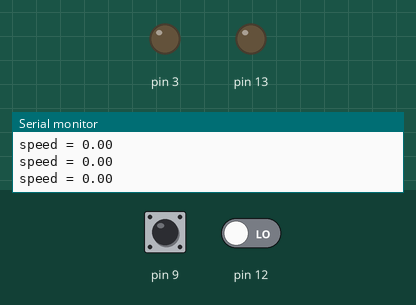
Simulated run of this sketch. Board: Arduino Uno, built with avr-gcc and run on an emulated ATmega328P. Parts: output pins drawn as LEDs (lit = HIGH), the last lines printed to the serial monitor. The test bench sets the inputs (shaded band); at power-on: pin 9 LOW, pin 12 LOW.

Above: at 1.2 s.
1.3 s: pin 9 driven HIGH
At 1.47 s:
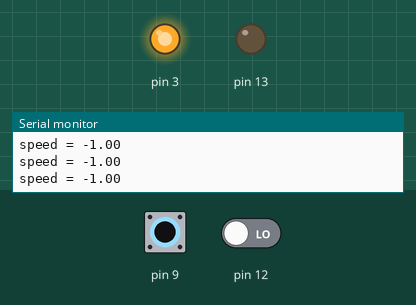
4.3 s: pin 12 driven HIGH
At 5.5 s:
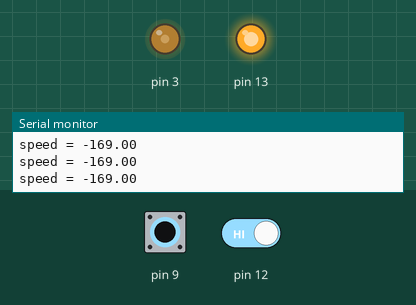
5.8 s: pin 9 driven LOW
At 7.33 s:
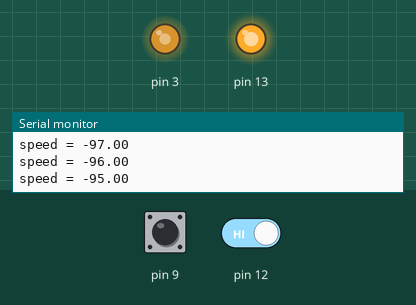
8.8 s: pin 9 pulsed HIGH 2 times (0.12 s each, 0.3 s apart)
11.8 s: pin 9 pulsed HIGH 2 times (0.12 s each, 0.3 s apart)
Timing chart, 0 to 16.4 s (numbered marks = the images above; inputs shaded):
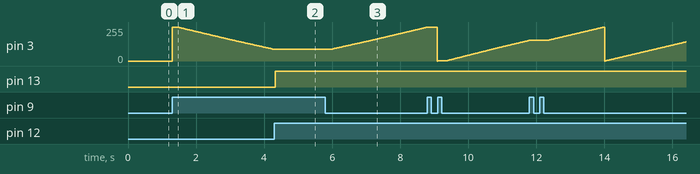

The sketch:

buttomInput.ino
```cpp
#include "Buttons.h"
Buttons b;
float speed = 0;
int count = 0;
void up(unsigned char button,state s){
  if (s==rising){
    speed++;
  }
  if(s == high){
    count++;
    if(count >= 10){
      speed++;
    }
    digitalWrite(13,HIGH);
  }
  if(s==falling){count = 0;digitalWrite(13,0);}
}

void down(unsigned char button,state s){
  if (s==rising){
    speed--;
  }
  if(s == high){
    count++;
    if(count >= 10){
      speed--;
    }
  }
  if(s==falling){count = 0;}
}

void setup() {
  b.addButton(9,down);
  b.addButton(12,up);
  pinMode(13,OUTPUT);
  Serial.begin(9600);
}

void loop() {
  b.begin();
  analogWrite(3,speed);
  Serial.print("speed = ");
  Serial.println(speed);
}
```

Array.cpp
```cpp
// (licence header left out)
#ifndef __tempC____Array__
#define __tempC____Array__

#include <assert.h>

template <typename type>
class Array {
public:
    Array();
    Array(const Array<type>& other);
    ~Array();
    void pushBack(const type& value);
    void insert(const type& value);
    void insert(const type& value,unsigned long pos);
    type& get(unsigned long pos) const;
    type& remove(unsigned long pos);
    type& removeLast();
    unsigned long size() const;
    long find(type& value) const;
    bool empty() const;
    Array& operator=(const Array<type>& rhs);
private:
    type* memory;
    unsigned long length;
    unsigned long capacity;
    void expand();
    void shift(unsigned long pos,bool toRight);
    void swap(Array<type>& other);
};

template <typename type>
Array<type>::Array() {
    memory = NULL;
    capacity = 0;
    length = 0;
}

template <typename type>
Array<type>::~Array(){
    delete [] memory;
}

template <typename type>
Array<type>::Array(const Array<type>& other){
    memory = NULL;
    length = 0;
    capacity = 0;
    for (unsigned long i = 0; i<other.length; i++) {
        pushBack(other.get(i));
    }
}

#define copyArray() {for(unsigned long i = 0;i<length;i++)temp[i]=memory[i];}

template <typename type>
void Array<type>::expand(){
    if (memory==NULL) {
        memory = new type[1];
        capacity = 1;
        return;
    }
    capacity *= 2;
    type* temp = new type[capacity];
    assert(temp);

    copyArray();
    delete [] memory;
    memory = temp;
}

template <typename type>
void Array<type>::pushBack(const type &value){
    if (length >=capacity) {expand();}

    memory[length] = value;
    length++;
}

template <typename type>
void Array<type>::insert(const type &value){
    pushBack(value);
}

template <typename type>
void Array<type>::shift(unsigned long pos,bool toRight){
    type* temp;
    unsigned long i;
    if (toRight) {
        i = length;
        unsigned long counter = i-pos;
        while (counter--) {
            temp = &memory[--i];
            memory[i+1] = *temp;
        }
    }
    else{
        for (unsigned long i = pos; i<length; i++) {
            temp = &memory[i+1];
            memory[i] = *temp;
        }
    }
}

template <typename type>
void Array<type>::insert(const type &value, unsigned long pos){
    if (pos >= length) {pushBack(value);return;}
    if (length >= capacity) {expand();}

    shift(pos, true);
    memory[pos] = value;
    length++;
}

template <typename type>
type& Array<type>::get(unsigned long pos) const{
    if (pos >= length) {pos = length-1;}
    return memory[pos];
}

template <typename type>
type& Array<type>::removeLast(){
    assert(length!=0);
    length--;
    return memory[length];
}

template <typename type>
type& Array<type>::remove(unsigned long pos){
    if (pos >= length) {return removeLast();}
    type& temp = memory[pos];
    length--;
    shift(pos, false);
    return temp;
}

template <typename type>
unsigned long Array<type>::size() const{
    return length;
}

template <typename type>
long Array<type>::find(type &value) const{
    for (unsigned long i = 0; i<length; i++) {
        if (memory[i]==value) {
            return i;
        }
    }
    return -1;
}

template <typename type>
bool Array<type>::empty() const{
    return length==0;
}

template <typename type>
void Array<type>::swap(Array<type>& other){
    type* tempMem = memory;
    memory = other.memory;
    other.memory = tempMem;

    unsigned long len = length;
    length = other.length;
    other.length = len;

    unsigned long tempCap = capacity;
    capacity = other.capacity;
    other.capacity = tempCap;
}

template <typename type>
Array<type>& Array<type>::operator=(const Array<type> &rhs){
    if (&rhs != this) {
        Array temp(rhs);
        swap(temp);
    }
    return *this;
}

#endif
```

Buttons.cpp
```cpp
// (licence header left out)
#include "Buttons.h"

Buttons::Buttons(){
    numberOfButtons = 0;
}

Buttons::~Buttons(){
    Button* temp;
    for (unsigned long i = 0,len = buttons.size();i<len ; i++) {
        temp = buttons.removeLast();
        delete temp;
    }
}


void Buttons::addButton(unsigned char button, void (*bAction)(unsigned char,state)){
    Button* temp = new Button;
    temp->button = button;
    temp->buttonState = low;
    temp->buttonSwitch = true;
    temp->buttonValue = 0;
    temp->buttonAction = bAction;

    pinMode(button,INPUT);
    buttons.insert(temp);
}

void Buttons::deleteButton(unsigned char button){
    Button* temp;
    for (unsigned long i,len = buttons.size(); i<len; i++) {
        temp = buttons.get(i);
        if (temp->button == button) {
            temp = buttons.remove(i);
            delete temp;
        }
    }
}

#define switchAllButton(s){ Button* temp; \
for (unsigned long i,len = buttons.size(); i<len; i++) { \
    temp = buttons.get(i); \
    temp->buttonSwitch = s; \
}}

void Buttons::switchAllButtonsOn(){
    switchAllButton(true);
}

void Buttons::switchAllButtonsOff(){
    switchAllButton(false);
}

#define switchButton(s) { Button* temp; \
for (unsigned long i,len = buttons.size(); i<len; i++){ \
    temp = buttons.get(i); \
    if (temp->button == button) { \
        temp->buttonSwitch = s; \
    } \
}}

void Buttons::switchButtonOn(unsigned char button){
    switchButton(true);
}

void Buttons::switchButtonOff(unsigned char button){
    switchButton(false);
}

void Buttons::begin(){
    Button* temp;
    unsigned char value;
    state s;
    for (unsigned long i = 0,len = buttons.size(); i<len; i++) {
        temp = buttons.get(i);
        if (temp->buttonSwitch) {
            value = digitalRead(temp->button);
            if (value!=temp->buttonValue) {
                s = value? rising:falling;
            }
            else{
                s = value? high:low;
            }
            temp->buttonValue = value;
            temp->buttonState = s;
            temp->buttonAction(temp->button,s);
        }
    }
}
```

Buttons.h
```cpp
// (licence header left out)
#ifndef __tempC____Buttons__
#define __tempC____Buttons__
#include <Arduino.h>
#include "Array.cpp"

enum state{
    low=0,
    high,
    rising,
    falling
};

class Buttons {
public:
    Buttons();
    ~Buttons();
    void addButton(unsigned char button, void (*bAction)(unsigned char,state));
    void deleteButton(unsigned char button); //Warning: do not call deleteButton in the bAction function!!!!!!!
    void switchAllButtonsOn();
    void switchAllButtonsOff();
    void switchButtonOn(unsigned char button);
    void switchButtonOff(unsigned char button);
    void begin();
private:
    struct Button{
        unsigned char button;
        bool buttonSwitch;
        unsigned char buttonValue;
        state buttonState;
        void (*buttonAction)(unsigned char button,state s);
    };
    unsigned char numberOfButtons;
    Array<Button*> buttons;
};

#endif /* defined(__tempC____Buttons__) */
```

Measured:
- after the input at 4.3 s, pin 3: stays 87/255 (without the input it goes to 86/255 after 0.02 s); pin 13: LOW → HIGH at once
- after the input at 5.8 s, pin 3: moves from 87/255 to 254/255 over 2.8 s, starting after 0.16 s
